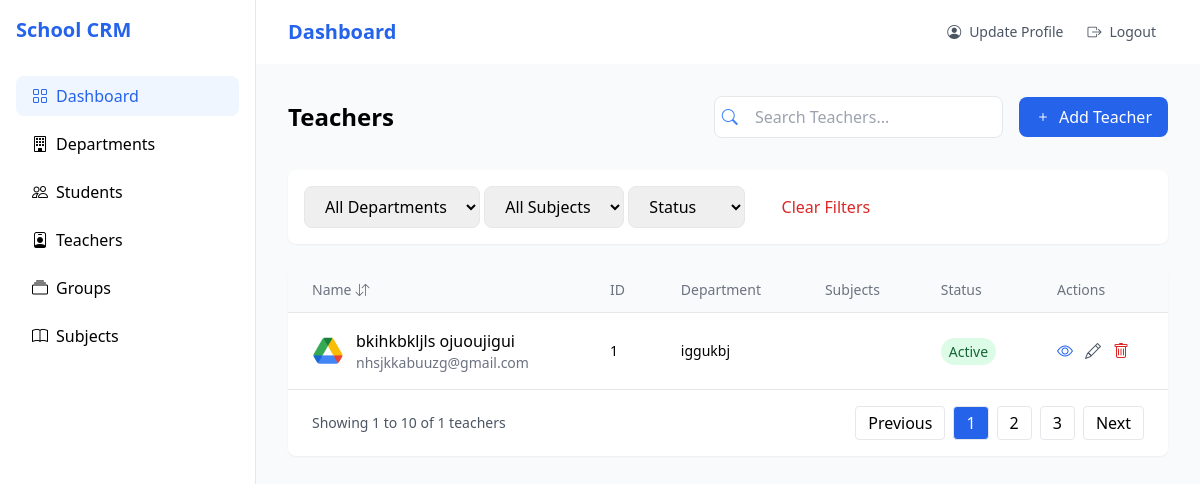
/teachers/list/ (signed in), run on the app's committed database.
### teachers/models.py (models this page shows, shortened)
class Teacher(BaseModel):
    EMPLOYMENT_TYPE_CHOICES = [
        ('full', 'Full Time'),
        ('part', 'Part Time'),
        ('contract', 'Contract'),
    ]
    STATUS_CHOICES = [
        ('ac', 'Active'),
        ('in', 'Inactive'),
        ('pd', 'Pending'),
    ]
    first_name = models.CharField(max_length=200)
    last_name = models.CharField(max_length=200)
    qualification = models.CharField(max_length=50)
    email = models.EmailField(unique=True)
    phone_number = models.CharField(
        max_length=13,
        validators=[phone_regex],
        help_text="Enter a valid Uzbekistan phone number (e.g., +998901234567)."
    )
    address = models.TextField()
    join_date = models.DateField()
    slug = models.SlugField(unique=True, blank=True)
    position = models.CharField(max_length=100)
    image = models.ImageField(upload_to='teachers/')
    employment_type = models.CharField(max_length=8, choices=EMPLOYMENT_TYPE_CHOICES)
    status = models.CharField(max_length=2, choices=STATUS_CHOICES, default='in')
    department = models.ForeignKey(Department, on_delete=models.CASCADE, related_name='teachers', null=True, blank=True)
    subjects = models.ManyToManyField(Subject, related_name='teachers', blank=True)
    def get_detail_url(self):
        return reverse('teachers:detail', args=[
            self.created_at.year,
            self.created_at.month,
            self.created_at.day,
            self.slug
        ])
    def get_update_url(self):
        return reverse('teachers:update', args=[self.pk])
    def get_delete_url(self):
        return reverse('teachers:delete', args=[self.pk])

### departments/models.py (models this page shows, shortened)
class Department(BaseModel):
    STATUS_CHOICES = [
        ('ac', 'Active'),
        ('in', 'Inactive'),
        ('pd', 'Pending'),
    ]
    HEAD_OF_DEPARTMENT = [
        ('js', 'Dr. Jane Smith'),
        ('jd', 'Dr. John Doe'),
        ('sj', 'Prof. Sarah Johnson'),
    ]
    name = models.CharField(max_length=100)
    description = models.TextField(max_length=1000)
    head_department = models.CharField(max_length=2, choices=HEAD_OF_DEPARTMENT, blank=True)
    location = models.CharField(max_length=500)
    phone_number = models.CharField(
        max_length=13,
        validators=[phone_regex],
        help_text="Enter a valid Uzbekistan phone number (e.g., +998901234567)."
    )
    slug = models.SlugField(unique=True, blank=True, null=True)
    email = models.EmailField(unique=True, blank=True, null=True)
    status = models.CharField(max_length=2, choices=STATUS_CHOICES, default='ac')
    def __str__(self):
        return self.name

### teachers/views.py (the view)
# urls.py: path('list/', views.TeacherListView.as_view(), name='teacher_list'),
class TeacherListView(LoginRequiredMixin, ListView):
    model = Teacher
    template_name = 'teachers/list.html'
    context_object_name = 'teachers'
    def get_context_data(self, **kwargs):
        ctx = super().get_context_data(**kwargs)
        ctx['departments'] = Department.objects.all()
        ctx['subjects'] = Subject.objects.all()
        return ctx
    def get_queryset(self):
        teachers = Teacher.objects.all()
        status = self.request.GET.get('status')
        department = self.request.GET.get('department')
        subjects = self.request.GET.get('subject')
        search_query = self.request.GET.get('search')
        if status:
            teachers = teachers.filter(status=status)
        if department:
            teachers = teachers.filter(department=department)
        if subjects:
            teachers = teachers.filter(subjects=subjects)
        if search_query:
            teachers = teachers.filter(
                Q(first_name__icontains=search_query) |
                Q(last_name__icontains=search_query)
            )
        return teachers

### templates/teachers/list.html (shortened to what this page needs)
{% extends 'base.html' %}
{% block content %}
<div class="mb-8 flex justify-between items-center">
    <h1 class="text-2xl font-bold">Teachers</h1>
    <div class="flex items-center space-x-4">
         <div>
            <form method="get" action="{% url 'teachers:teacher_list' %}" id="searchForm" class="relative">
                <button type="submit">
                    <i class="bi bi-search absolute left-3 top-1/2 transform -translate-y-1/2 text-blue-500"></i>
                </button>
                <input type="text" name="search" placeholder="Search Teachers..."
                    class="pl-10 pr-4 py-2 border rounded-lg focus:ring-2 focus:ring-blue-500 focus:border-blue-500 transition"
                    value="{{ request.GET.search|default:'' }}">
            </form>
        </div>
        <a href="{% url 'teachers:create' %}"
           class="flex items-center space-x-2 px-4 py-2 bg-blue-600 text-white rounded-lg">
            <i class="bi bi-plus"></i>
            <span>Add Teacher</span>
        </a>
    </div>
</div>
<div class="bg-white p-4 rounded-lg shadow-sm mb-6">
    <div class="flex flex-wrap gap-4">
        <form method="get" action="{% url 'teachers:teacher_list' %}" id="filterForm">
            <select name="department" class="border rounded-lg px-4 py-2" onchange="document.getElementById('filterForm').submit();">
                <option value="">All Departments</option>
            </select>
            <select name="subject" class="border rounded-lg px-4 py-2" onchange="document.getElementById('filterForm').submit();">
                <option value="">All Subjects</option>
            </select>
               <select name="status" class="border rounded-lg px-4 py-2" onchange="document.getElementById('filterForm').submit();">
                <option value="">Status</option>
            </select>
            <button class="px-4 py-2 text-blue-600 hover:bg-blue-50 rounded-lg">
                <a href="{% url 'teachers:teacher_list' %}" class="px-4 py-2 text-red-600 hover:bg-red-50 rounded-lg">Clear Filters</a>
            </button>
        </form>
    </div>
</div>
{% if teachers %}
<div class="bg-white rounded-lg shadow-sm">
    <div class="overflow-x-auto">
        <table class="w-full">
            <thead class="bg-gray-50 border-b">
            <tr>
                <th class="px-6 py-3 text-left text-sm font-medium text-gray-500">
                    <div class="flex items-center space-x-1">
                        <span>Name</span>
                        <i class="bi bi-arrow-down-up"></i>
                    </div>
                </th>
                <th class="px-6 py-3 text-left text-sm font-medium text-gray-500">ID</th>
                <th class="px-6 py-3 text-left text-sm font-medium text-gray-500">Department</th>
                <th class="px-6 py-3 text-left text-sm font-medium text-gray-500">Subjects</th>
                <th class="px-6 py-3 text-left text-sm font-medium text-gray-500">Status</th>
                <th class="px-6 py-3 text-left text-sm font-medium text-gray-500">Actions</th>
            </tr>
            </thead>
            {% for teacher in teachers %}
            <tbody class="divide-y">
            <tr class="hover:bg-gray-50">
                <td class="px-6 py-4">
                    <div class="flex items-center space-x-3">
                        <img src="{{ teacher.image.url }}" class="rounded-full w-8 h-8">
                        <div>
                            <p class="font-medium">{{ teacher.first_name }} {{ teacher.last_name }}</p>
                            <p class="text-sm text-gray-500">{{ teacher.email }}</p>
                        </div>
                    </div>
                </td>
                <td class="px-6 py-4 text-sm">{{ teacher.id }}</td>
                <td class="px-6 py-4 text-sm">{{ teacher.department }}</td>
                <td class="px-6 py-4 text-sm">
                </td>
                <td class="px-6 py-4">
                    {% if teacher.status == 'ac' %}
                    <span class="px-2 py-1 bg-green-100 text-green-800 rounded-full text-sm">
                                                {{ teacher.get_status_display }}
                                            </span>
                    {% elif teacher.status == 'in' %}
                    <span class="px-2 py-1 bg-red-100 text-red-800 rounded-full text-sm">
                                                {{ teacher.get_status_display }}
                                            </span>
                    {% elif teacher.status == 'pd' %}
                    <span class="px-2 py-1 bg-yellow-100 text-yellow-800 rounded-full text-sm">
                                                {{ teacher.get_status_display }}
                                            </span>
                    {% endif %}
                </td>
                <td class="px-6 py-4">
                    <div class="flex items-center space-x-3">
                        <a href="{{ teacher.get_detail_url }}" class="text-blue-600 hover:text-blue-800">
                            <i class="bi bi-eye"></i>
                        </a>
                        <a href="{{ teacher.get_update_url }}" class="text-gray-600 hover:text-gray-800">
                            <i class="bi bi-pencil"></i>
                        </a>
                        <button class="text-red-600 hover:text-red-800">
                            <a href="{{ teacher.get_delete_url }}"><i class="bi bi-trash"></i></a>
                        </button>
                    </div>
                </td>
            </tr>
            </tbody>
            {% endfor %}
        </table>
    </div>
    <div class="px-6 py-4 border-t">
        <div class="flex justify-between items-center">
            <p class="text-sm text-gray-600">Showing 1 to 10 of {{ teachers.count }} teachers</p>
            <div class="flex space-x-2">
                <button class="px-3 py-1 border rounded hover:bg-gray-50">Previous</button>
                <button class="px-3 py-1 border rounded bg-blue-600 text-white">1</button>
                <button class="px-3 py-1 border rounded hover:bg-gray-50">2</button>
                <button class="px-3 py-1 border rounded hover:bg-gray-50">3</button>
                <button class="px-3 py-1 border rounded hover:bg-gray-50">Next</button>
            </div>
        </div>
    </div>
</div>
{% else %}
    <h3>No added Teachers</h3>
{% endif %}
{% endblock %}

### data on the page
Teacher: image (picture), first_name "bkihkbkljls", last_name "ojuoujigui", email "nhsjkkabuuzg@gmail.com", id "1", department "iggukbj", status "Active"

### other printed values
{{ teachers.count }} "1"
